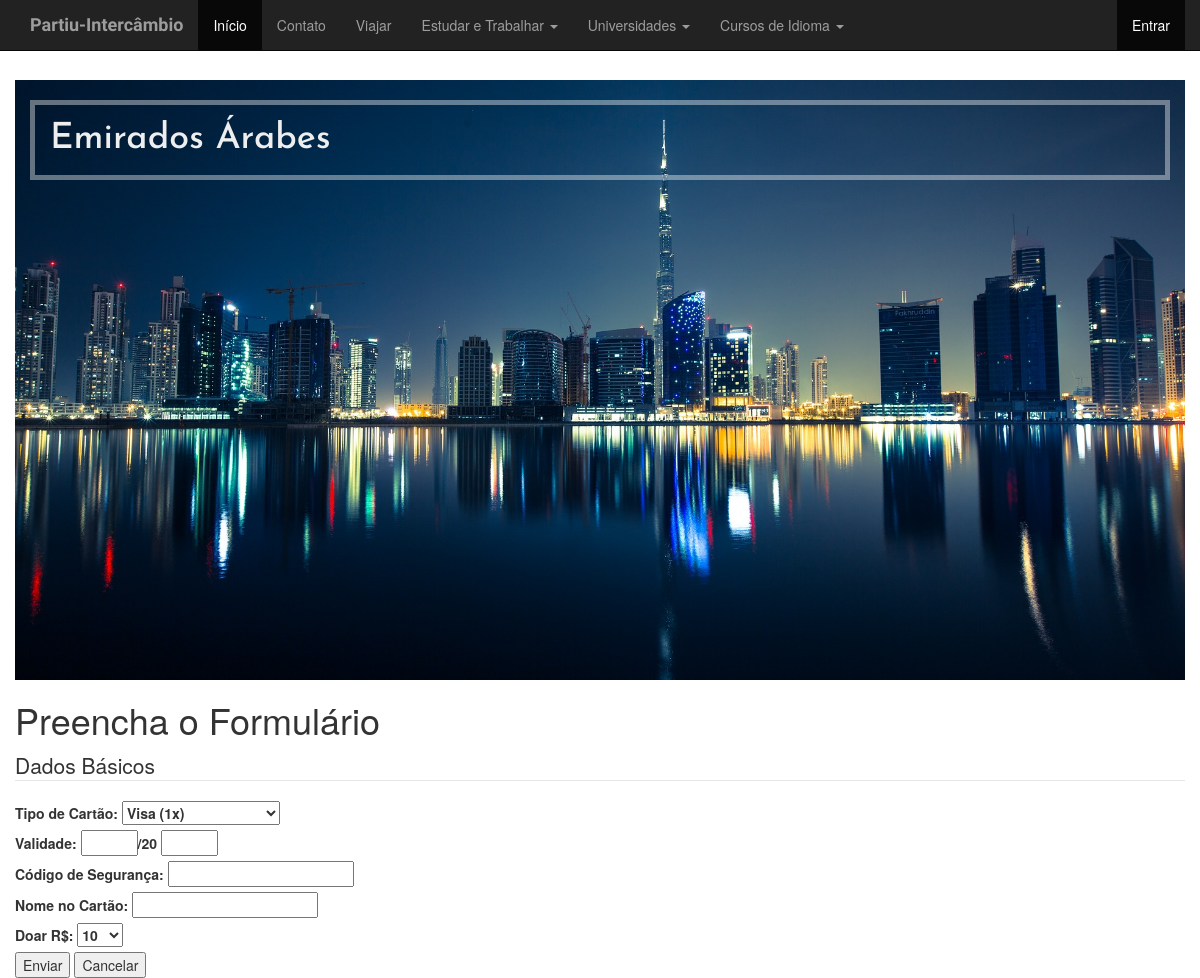
The app's page /euquero.php?p=2 with its own data.
### tables this page shows
CREATE TABLE IF NOT EXISTS `planos` (
  `id_plano` int(11) NOT NULL AUTO_INCREMENT,
  `titulo` varchar(300) DEFAULT NULL,
  `destino` varchar(200) DEFAULT NULL,
  `imagem` varchar(300) DEFAULT NULL,
  `preco` double DEFAULT NULL,
  `descricao` text,
  PRIMARY KEY (`id_plano`)
);

### euquero.php (the view, shortened to what this page needs)
<!DOCTYPE html>
<html lang="en">
<head>
  <link rel="stylesheet" href="https://maxcdn.bootstrapcdn.com/bootstrap/3.3.7/css/bootstrap.min.css">
</head>
<body>
<div class="container-fluid" style="margin-top:80px">
<div class="container-fluid">
<div class="row">
  <?php
include "includes/menu.php";
$conn = conecta_mysql();
if(isset($_GET["p"])){
    $p = $_GET["p"];
    $sql = "SELECT * FROM planos WHERE id_plano = $p";
    if($query = mysqli_query($conn, $sql)){
        $plano = mysqli_fetch_assoc($query);
        if(isset($plano["id_plano"])){
            echo "<div class='container-fluid'
             style='height:600px;background:url(\"".$plano["imagem"]."\")
             ;background-size:cover;background-position:center'>";
             echo "<h1 class='josefin-font' style='color:#eee;padding:15px;border:solid 5px rgba(250, 250, 250, 0.4)';margin-top:70px'>".$plano["destino"]."</h1>";
             echo "</div>";
             echo '<form method="post" style="">
             <h1>Preencha o Formulário</h1>
             <fieldset>
             <fieldset>
             <legend>Dados Básicos</legend>
             <label>Tipo de Cartão: <select class="cardtype">
             <option value="visa">Visa (1x)</option>
             <option value="visa">Mastercard (1x)</option>
             <option value="visa">Banco do Brasil (1x)</option>
             <option value="visa">Diners (1x)</option>
             </select></label><br>
             <label>Validade: <input type="number" required min="1" max="12">/20
             <input type="number" min="0" max="99" required></label><br>
             <label>Código de Segurança: <input type="number" required maxlength="3"></label><br>
             <label>Nome no Cartão: <input type="text" required maxlength="34"></label><br>
             <label>Doar R$: <select>
             <option value="10">10</option>
             <option value="30">30</option>
             <option value="50">50</option>
             <option value="100">100</option>
             </select></label>
             </fieldset>
             <input type="submit" value="Enviar">
             <input type="reset" value="Cancelar">
             </fieldset>
             </form>';
            }
        }
}
   ?>
</div>
</div>
</div>
</body>
</html>

### euquero.php (style rules this page uses)
.josefin-font { font-family: 'Josefin Sans', sans-serif; }

### records on screen
planos: imagem (picture), destino "Emirados Árabes"
